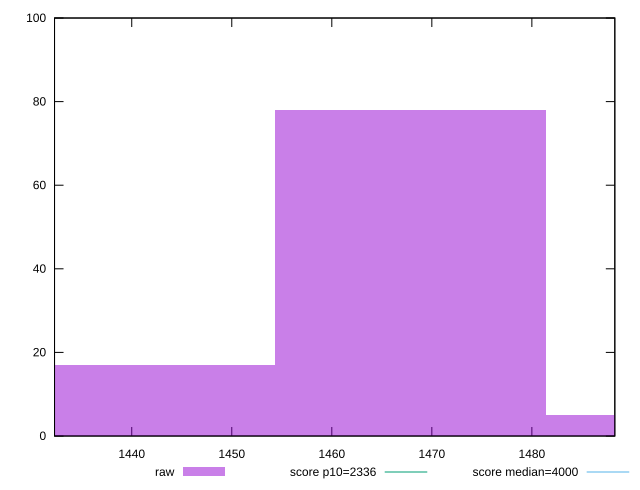

The script that saved this image:
reset

$raw <<EOF
1467.8649992343182 78
1495.0476844053242 5
1440.6823140633123 17
EOF

set key outside below
set boxwidth 27.182685171005893
set xrange [1432.281:1488.2940000000003]
set yrange [0:100]
set trange [0:100]
set style fill transparent solid 0.5 noborder

set parametric
set terminal svg size 640, 490 enhanced background rgb 'white'
set output "reports/report_00031_2021-02-24T23-18-18.084Z/first-contentful-paint/samples/music/raw/histogram.svg"

plot $raw title "raw" with boxes, \
     2336,t title "score p10=2336", \
     4000,t title "score median=4000"

reset
